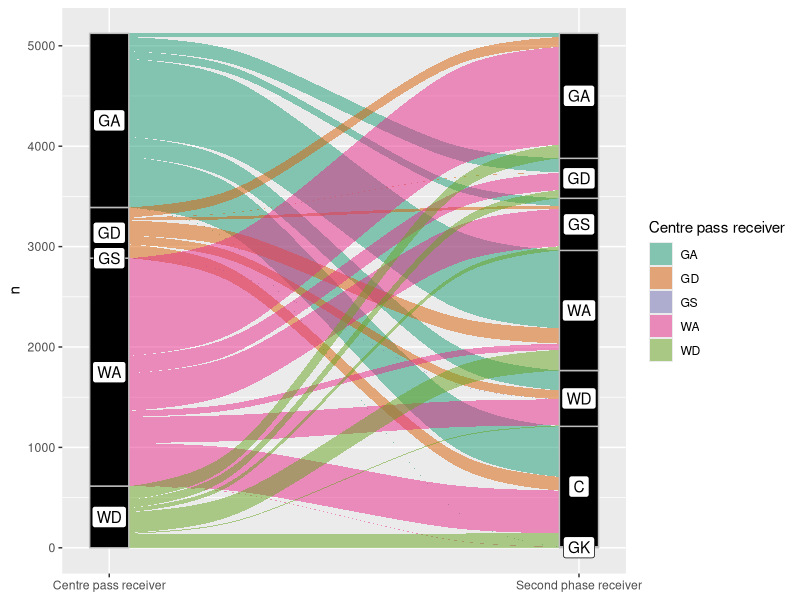
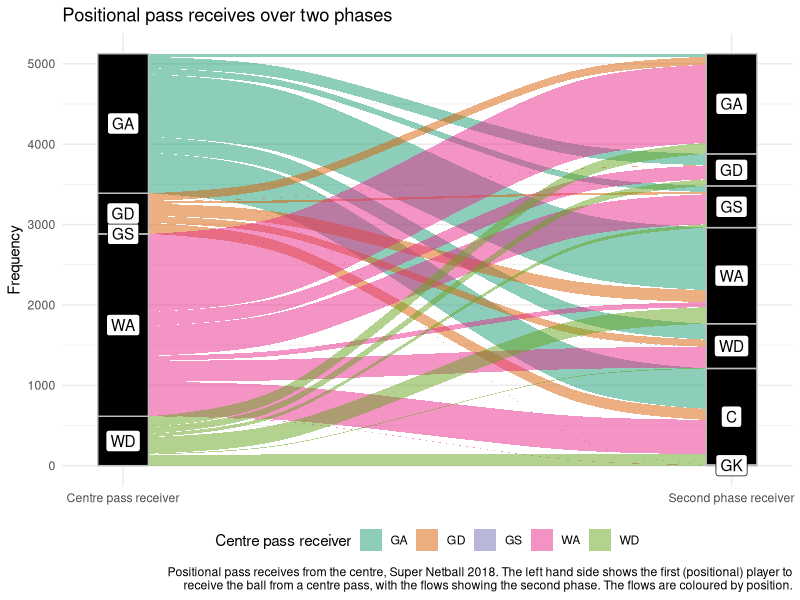
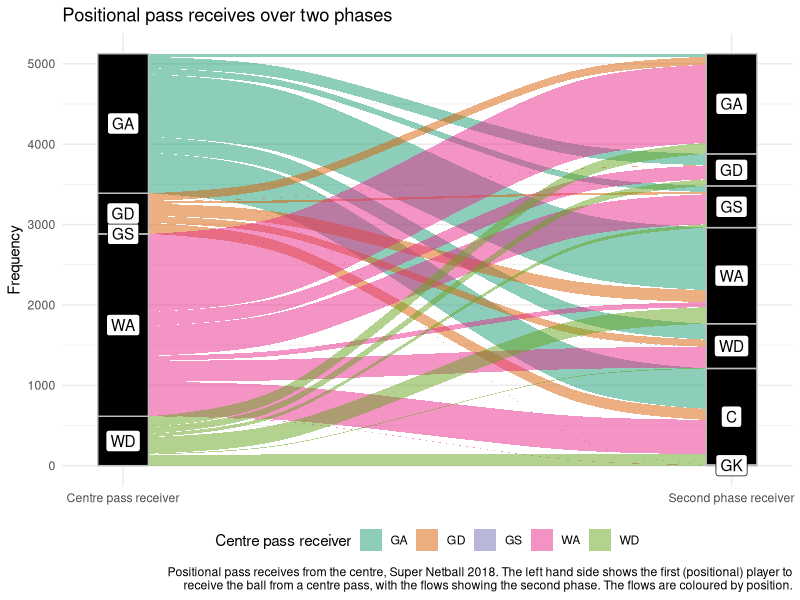

R code for these plots, in order:
## ---- chunk 1
knitr::opts_chunk$set(
  collapse = TRUE,
  comment = "#>",
  echo = TRUE
)
## ---- chunk 2
## tidyverse brings in a bunch of useful packages
## here provides easy to use relative paths (to the .git folder)
## magick allows us to read in png
## ggalluvial allows sankey plots
## install.packages('tidyverse'); install.packages('here')
## install.packages('magick'); install.packages('ggalluvial)
library(tidyverse)
library(here)
library(ggalluvial)
## ---- chunk 3
ask_receive <- read_csv(here('datasets/vol2/askAndYouShallReceive.csv'))
glimpse(ask_receive)
## ---- chunk 4
ask_receive_counts <- ask_receive %>%
  filter(centrePassRec != 'UNKNOWN', secondPhaseRec != 'UNKNOWN') %>%
  mutate(Centre = 'C') %>%
  rename(
    'Centre pass receiver' = centrePassRec,
    'Second phase receiver' = secondPhaseRec
  ) %>%
  count(Centre, `Centre pass receiver`, `Second phase receiver`)
ask_receive_counts
## ---- chunk 5
pl_receive <- ask_receive_counts %>%
  ggplot(
    aes(
      y = n, axis1 = `Centre pass receiver`,
      axis2 = `Second phase receiver`
    )
  ) +
  geom_alluvium(aes(fill = `Centre pass receiver`), width = 1/12) +
  geom_stratum(width = 1/12, fill = "black", color = "grey") +
  geom_label(stat = "stratum", aes(label = after_stat(stratum))) +
  scale_x_discrete(
    limits = c("Centre pass receiver", "Second phase receiver"),
    expand = c(.05, .05)
  ) +
  scale_fill_brewer(type = "qual", palette = "Dark2")
pl_receive
## ---- chunk 6
pl_receive_nicer <- pl_receive +
  theme_minimal() +
  theme(legend.position = 'bottom') +
  labs(
    y = 'Frequency',
    title = 'Positional pass receives over two phases',
    caption = str_wrap(
      'Positional pass receives from the centre, Super Netball 2018. The left hand side shows the first (positional) player to receive the ball from a centre pass, with the flows showing the second phase. The flows are coloured by position.',
      width = 120
    )
  )
pl_receive_nicer
## ---- chunk 7
ggsave(
  here('contributions/vol2/SteveLane/asking.png'),
  width = 9, height = 18 / (1 + sqrt(5)), dpi = 'retina'
)

